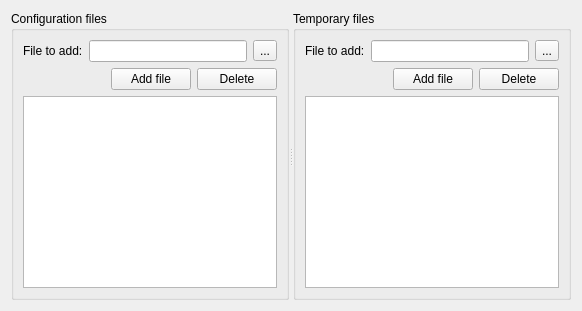
     <widget class="QWidget" name="specialFilesTab">
      <attribute name="icon">
       <iconset>
        <normaloff>../../../../usr/share/icons/crystalsvg/32x32/actions/save_all.png</normaloff>../../../../usr/share/icons/crystalsvg/32x32/actions/save_all.png</iconset>
      </attribute>
      <attribute name="title">
       <string>Special files</string>
      </attribute>
      <layout class="QVBoxLayout">
       <item>
        <widget class="QSplitter" name="splitter_3">
         <property name="orientation">
          <enum>Qt::Horizontal</enum>
         </property>
         <widget class="QGroupBox" name="groupBox_2">
          <property name="sizePolicy">
           <sizepolicy hsizetype="Preferred" vsizetype="Preferred">
            <horstretch>0</horstretch>
            <verstretch>1</verstretch>
           </sizepolicy>
          </property>
          <property name="title">
           <string>Configuration files</string>
          </property>
          <layout class="QGridLayout">
           <property name="margin">
            <number>9</number>
           </property>
           <property name="spacing">
            <number>6</number>
           </property>
           <item row="0" column="0">
            <widget class="QLabel" name="label_6">
             <property name="text">
              <string>File to add:</string>
             </property>
            </widget>
           </item>
           <item row="0" column="1">
            <widget class="QLineEdit" name="confFileAddEdit"/>
           </item>
           <item row="0" column="2">
            <widget class="QToolButton" name="conffileSearchButton">
             <property name="text">
              <string>...</string>
             </property>
            </widget>
           </item>
           <item row="1" column="0" colspan="3">
            <layout class="QHBoxLayout">
             <property name="spacing">
              <number>6</number>
             </property>
             <property name="margin">
              <number>0</number>
             </property>
             <item>
              <spacer>
               <property name="orientation">
                <enum>Qt::Horizontal</enum>
               </property>
               <property name="sizeHint" stdset="0">
                <size>
                 <width>40</width>
                 <height>20</height>
                </size>
               </property>
              </spacer>
             </item>
             <item>
              <widget class="QPushButton" name="addConfFileButton">
               <property name="text">
                <string>Add file</string>
               </property>
              </widget>
             </item>
             <item>
              <widget class="QPushButton" name="delConfFileButton">
               <property name="text">
                <string>Delete</string>
               </property>
              </widget>
             </item>
            </layout>
           </item>
           <item row="2" column="0" colspan="3">
            <widget class="QListWidget" name="configFilesListWidget">
             <property name="sizePolicy">
              <sizepolicy hsizetype="Expanding" vsizetype="Expanding">
               <horstretch>0</horstretch>
               <verstretch>1</verstretch>
              </sizepolicy>
             </property>
            </widget>
           </item>
          </layout>
         </widget>
         <widget class="QGroupBox" name="tempFilesGroupBox">
          <property name="title">
           <string>Temporary files</string>
          </property>
          <layout class="QVBoxLayout">
           <item>
            <layout class="QHBoxLayout">
             <item>
              <widget class="QLabel" name="label_7">
               <property name="text">
                <string>File to add:</string>
               </property>
              </widget>
             </item>
             <item>
              <widget class="QLineEdit" name="tempFileAddEdit"/>
             </item>
             <item>
              <widget class="QToolButton" name="tempfileSearchButton">
               <property name="text">
                <string>...</string>
               </property>
              </widget>
             </item>
            </layout>
           </item>
           <item>
            <layout class="QHBoxLayout">
             <property name="spacing">
              <number>6</number>
             </property>
             <property name="margin">
              <number>0</number>
             </property>
             <item>
              <spacer>
               <property name="orientation">
                <enum>Qt::Horizontal</enum>
               </property>
               <property name="sizeHint" stdset="0">
                <size>
                 <width>40</width>
                 <height>20</height>
                </size>
               </property>
              </spacer>
             </item>
             <item>
              <widget class="QPushButton" name="addTempFileButton">
               <property name="text">
                <string>Add file</string>
               </property>
              </widget>
             </item>
             <item>
              <widget class="QPushButton" name="delTempFileButton">
               <property name="text">
                <string>Delete</string>
               </property>
              </widget>
             </item>
            </layout>
           </item>
           <item>
            <widget class="QListWidget" name="tempFilesListWidget">
             <property name="sizePolicy">
              <sizepolicy hsizetype="Expanding" vsizetype="Expanding">
               <horstretch>0</horstretch>
               <verstretch>1</verstretch>
              </sizepolicy>
             </property>
            </widget>
           </item>
          </layout>
         </widget>
        </widget>
       </item>
      </layout>
     </widget>
